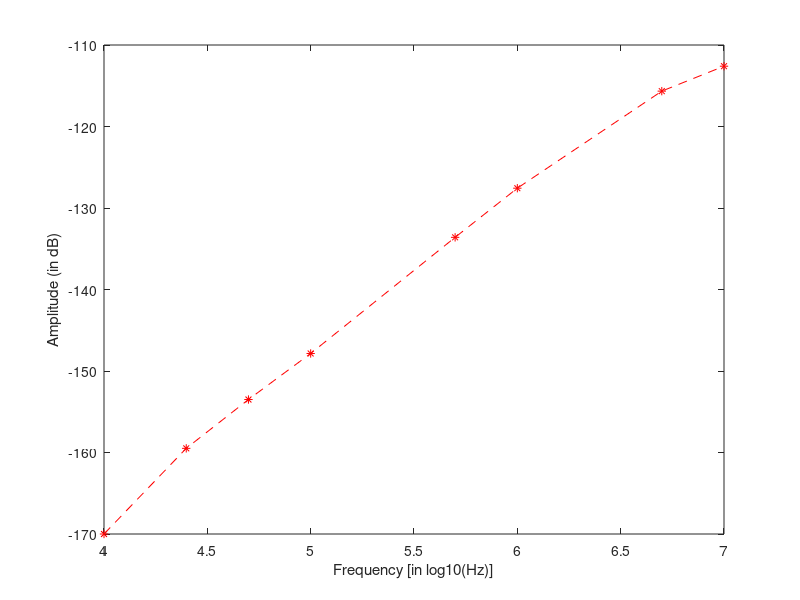

MATLAB code to generate this figure:
clear all;
clc;
close all;

F_meas = [10*10^3 25*10^3 50*10^3 100*10^3 500*10^3 1*10^6 5*10^6 10*10^6];

Amplitude_meas = [-100 -89.49 -83.5 -77.85 -63.60 -57.57 -45.66 -42.6];

for i=1:8
    P_out(i) = 10^(Amplitude_meas(i)/10)*(10^-3);
    V_out(i) = sqrt(P_out(i)/100);
end

V_out_db = 20*log10(V_out/10);

plot(log10(F_meas),V_out_db,'r--*');
xlabel('Frequency [in log10(Hz)]');
ylabel('Amplitude (in dB)');